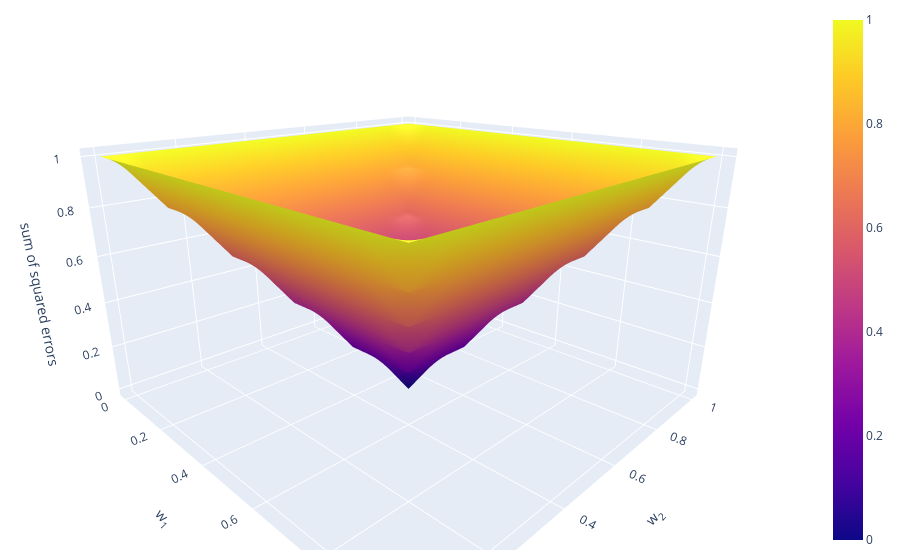

Notebook code for this chart:
### Markdown cell above
We call this an *error surface*. In this case, the shape of the error surface is similar to a cone or piramid with -crucially- a single point where the error goes all the way down to zero at the bottom of the object. In mathematics, this point is known as **global minima**. This type of situations, when a unique a set of weights defines a single point where the error is zero, is known as a [convex optimization problem](https://en.wikipedia.org/wiki/Convex_optimization). If you try this document in interactive mode (mybinder or locally), you can run the code below and play with the interactive 3D shape.

### Code cell
import plotly.graph_objs as go

x = np.arange(0,1.1,0.1)
y = np.arange(0,1.1,0.1)
z = [
    [1, 1, 1, 1, 1, 1, 1, 1, 1, 1, 1],
    [1,.8,.8,.8,.8,.8,.8,.8,.8,.8, 1],
    [1,.8,.6,.6,.6,.6,.6,.6,.6,.8, 1],
    [1,.8,.6,.4,.4,.4,.4,.4,.6,.8, 1],
    [1,.8,.6,.4,.2,.2,.2,.4,.6,.8, 1],
    [1,.8,.6,.4,.2,.0,.2,.4,.6,.8, 1],
    [1,.8,.6,.4,.2,.2,.2,.4,.6,.8, 1],
    [1,.8,.6,.4,.4,.4,.4,.4,.6,.8, 1],
    [1,.8,.6,.6,.6,.6,.6,.6,.6,.8, 1],
    [1,.8,.8,.8,.8,.8,.8,.8,.8,.8, 1],
    [1, 1, 1, 1, 1, 1, 1, 1, 1, 1, 1]
]


fig = go.Figure(go.Surface(x=x, y=y, z=z))

scene = dict(xaxis_title='w<sub>1</sub>',
             yaxis_title='w<sub>2</sub>',
             zaxis_title='sum of squared errors',
             aspectratio= {"x": 1, "y": 1, "z": 0.6},
             camera_eye= {"x": 1, "y": -1, "z": 0.5})


fig.layout.update(scene=scene,
                   width=700,
                  
                   margin=dict(r=20, b=10, l=10, t=10))

fig.show()

### Figure 1 — Plotly figure (JSON) as saved in the notebook; plotly's stock layout.template omitted (floating-point values rounded to 4 significant figures)
{"data": [{"type": "surface", "x": [0, 0.1, 0.2, 0.3, 0.4, 0.5, 0.6, 0.7, 0.8, 0.9, 1], "y": [0, 0.1, 0.2, 0.3, 0.4, 0.5, 0.6, 0.7, 0.8, 0.9, 1], "z": [[1, 1, 1, 1, 1, 1, 1, 1, 1, 1, 1], [1, 0.8, 0.8, 0.8, 0.8, 0.8, 0.8, 0.8, 0.8, 0.8, 1], [1, 0.8, 0.6, 0.6, 0.6, 0.6, 0.6, 0.6, 0.6, 0.8, 1], [1, 0.8, 0.6, 0.4, 0.4, 0.4, 0.4, 0.4, 0.6, 0.8, 1], [1, 0.8, 0.6, 0.4, 0.2, 0.2, 0.2, 0.4, 0.6, 0.8, 1], [1, 0.8, 0.6, 0.4, 0.2, 0, 0.2, 0.4, 0.6, 0.8, 1], [1, 0.8, 0.6, 0.4, 0.2, 0.2, 0.2, 0.4, 0.6, 0.8, 1], [1, 0.8, 0.6, 0.4, 0.4, 0.4, 0.4, 0.4, 0.6, 0.8, 1], [1, 0.8, 0.6, 0.6, 0.6, 0.6, 0.6, 0.6, 0.6, 0.8, 1], [1, 0.8, 0.8, 0.8, 0.8, 0.8, 0.8, 0.8, 0.8, 0.8, 1], [1, 1, 1, 1, 1, 1, 1, 1, 1, 1, 1]]}], "layout": {"autosize": true, "margin": {"b": 10, "l": 10, "r": 20, "t": 10}, "scene": {"aspectratio": {"x": 1, "y": 1, "z": 0.6}, "camera": {"center": {"x": 0, "y": 0, "z": 0}, "eye": {"x": 1, "y": -1, "z": 0.5}, "projection": {"type": "perspective"}, "up": {"x": 0, "y": 0, "z": 1}}, "xaxis": {"title": {"text": "w<sub>1</sub>"}, "type": "linear"}, "yaxis": {"title": {"text": "w<sub>2</sub>"}, "type": "linear"}, "zaxis": {"title": {"text": "sum of squared errors"}}}}}
